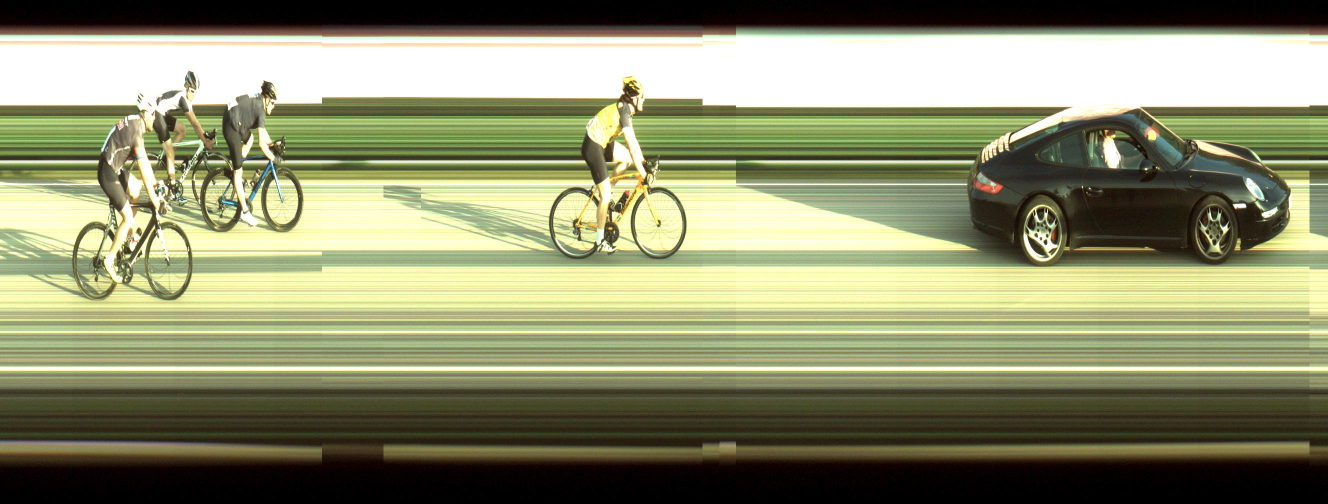
#> input picture test_images/1-peloton-finishlynx-shorter.png, 2656 x 1008 px, found by its file name (shown at 1/2 size)
$ python Basler_pypylon_emulated_opencv_custom_img.py
#> lines starting #> are read from the running program, lines starting #| are printed output that depends on the picture
'''
Test program for creating & emulating Linescan of specified framewdith (AOI)
with Basler python wrapper API
'''
import os
# Make paths work on Linux/Windows
from pathlib import Path
import numpy as np
# import matplotlib.pyplot as plt
from pypylon import pylon as py

from PIL import Image
import cv2
# import tempfile


# Camera emulation
# Set environment variable PYLON_CAMEMU = x , (x = number of emulated cameras)
# OR use the os function below
# enable emulation
os.environ["PYLON_CAMEMU"] = "1"


# jpg to numpy testing
#
# here..
# test_pattern = ""
# test_pattern = cv2.imread("")
# test_pattern = np.array(Image.open(""))
# test_pattern = np.fromfunction(cv2.imread(""))

# Pathlib used:
path = Path("test_images") / "1-peloton-finishlynx-shorter.png"


file_pattern = "pattern_" + '%05d' + ".png"

print(file_pattern)

test_pattern = np.array(Image.open(path))
#> test_pattern is the input picture: shape (1008, 2656, 3); mean R, G, B 140.8, 143.2, 110.6

# Check image height
height = int(test_pattern.shape[0])
#> height = 1008
print(height)
#| 1008
# Check image width
width = int(test_pattern.shape[1])
#> width = 2656
print(width)
#| 2656
# width = 1920

# set framerate
framerate = 1000


# "AOI" width,
# set to 2 or 4 for accurate capture when using a camera at AOI of **** x 2px
#

emu_AOI_h = height
#> emu_AOI_h = 1008
# 2px for IDS Camera & automatic detection
# 1px for getting same picture from test input picture
# (finishlynx-short,-shorter...)
emu_AOI_w = 50

series_width = emu_AOI_w

# height from, because 1-peloton-finishlynx.jpg
# height = 1008

# number of frames: to have whole image, set this to the width of image
series_length = width
#> series_length = 2656


# test_pattern[:,:,1]

# print("testi array")
# print(test_pattern[0,:])

# Load to memory here...?
#
# img_dir = tempfile.mkdtemp()
# img_dir = tempfile.SpooledTemporaryFile()


# create dir
img_dir = "test_roll"

if not os.path.exists(img_dir):
    os.makedirs(img_dir)


# Path of first generated image for checking pre-existing images with exists()
path = os.path.join(img_dir, file_pattern)
print(path%0)

def exists(path_in):
    "Check if path (image) exists"
    try:
        print(path_in % 0)
        os.stat(path_in % 0)
    except os.error:
        return False
    print("Image roll already exists in" + path_in % 0)
    return True


def create_pattern():

    if exists(path):
        return
    else:
        print(file_pattern)
        print("creating " + str(series_length) +  " images with numpy roll")
#| creating 2656 images with numpy roll
        for i in range(series_length):
            pattern = np.roll(test_pattern, i, axis=1)
            pattern = pattern[0:0+height, -series_width:width]
            pattern = cv2.cvtColor(pattern, cv2.COLOR_RGB2BGR)
            pattern = cv2.rotate(pattern, cv2.ROTATE_90_CLOCKWISE)
            print(os.path.join(img_dir, file_pattern%i))
            cv2.imwrite(os.path.join(img_dir, file_pattern%i), pattern)
#> this loop made 2656 passes
#> pass 1, in create_pattern, `pattern = pattern[0:0+height, -series_width:width]`:
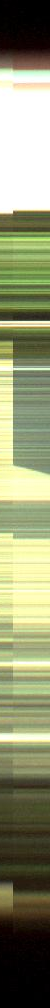
#> pattern: shape (1008, 50, 3); mean R, G, B 142.4, 146.2, 112.4
#> pass 1, in create_pattern, `pattern = cv2.rotate(pattern, cv2.ROTATE_90_CLOCKWISE)`:
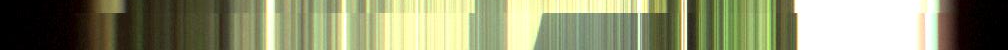
#> pattern: shape (50, 1008, 3); mean B, G, R 112.4, 146.2, 142.4

            # write in to memory??
            # cv2.imwrite("pattern_%03d.png"%i, pattern)


# testing video creation in opecv
def create_video():
    writer = cv2.VideoWriter("output.avi", cv2.VideoWriter_fourcc(*"MJPG"), 500, (width, height))
    for i in range(1000):
        pattern = np.roll(test_pattern, i, axis=1)
        pattern = cv2.cvtColor(pattern, cv2.COLOR_RGB2BGR)
        writer.write(np.random.randint(0, 255, (width, height, 3)).astype('uint8'))


import time
start_time = time.time()
create_pattern()
print("--- %s seconds ---" % (time.time() - start_time))
# create_video()

#> (the run stopped early here; a loop or call above may not have finished)
